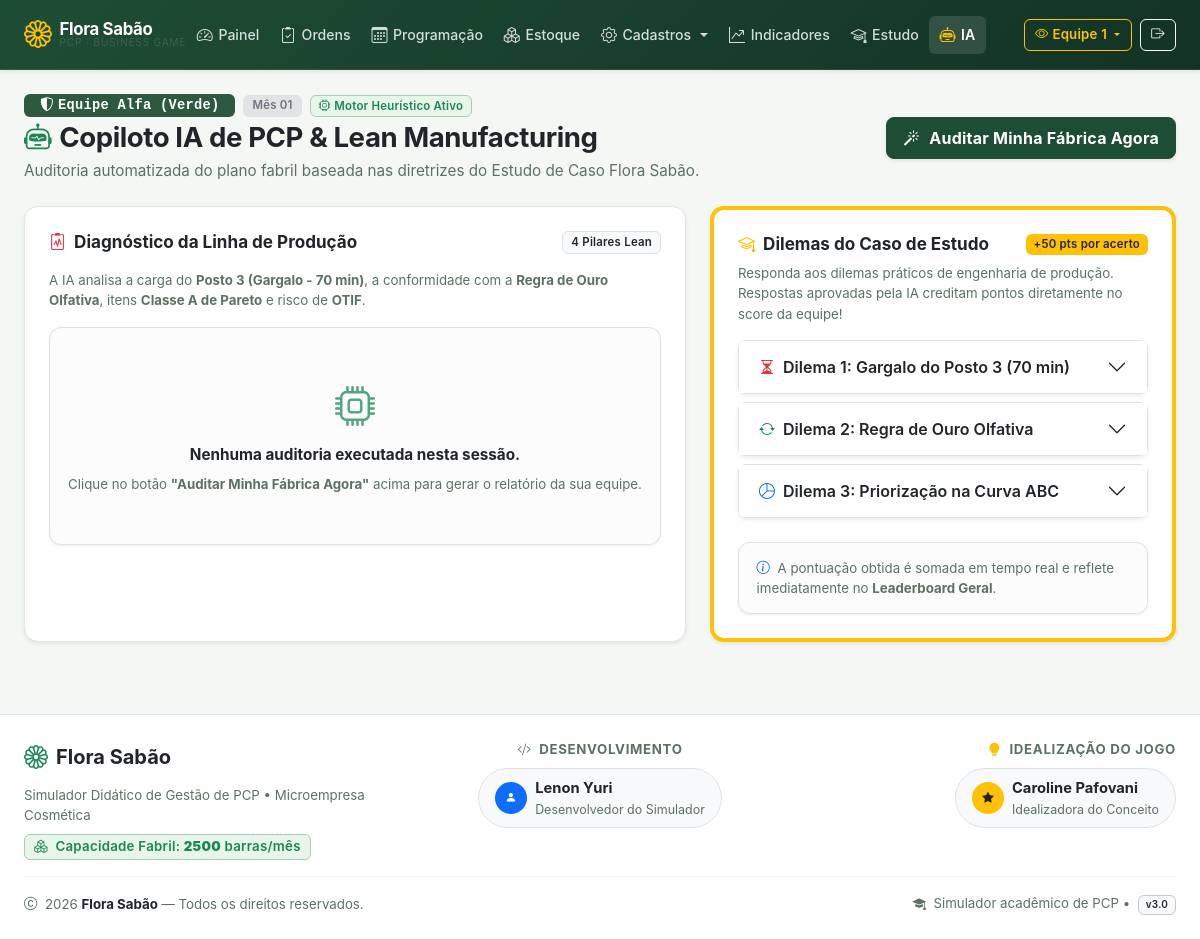
Before: /pages/ia_consultor.php (signed in) with the older database file.
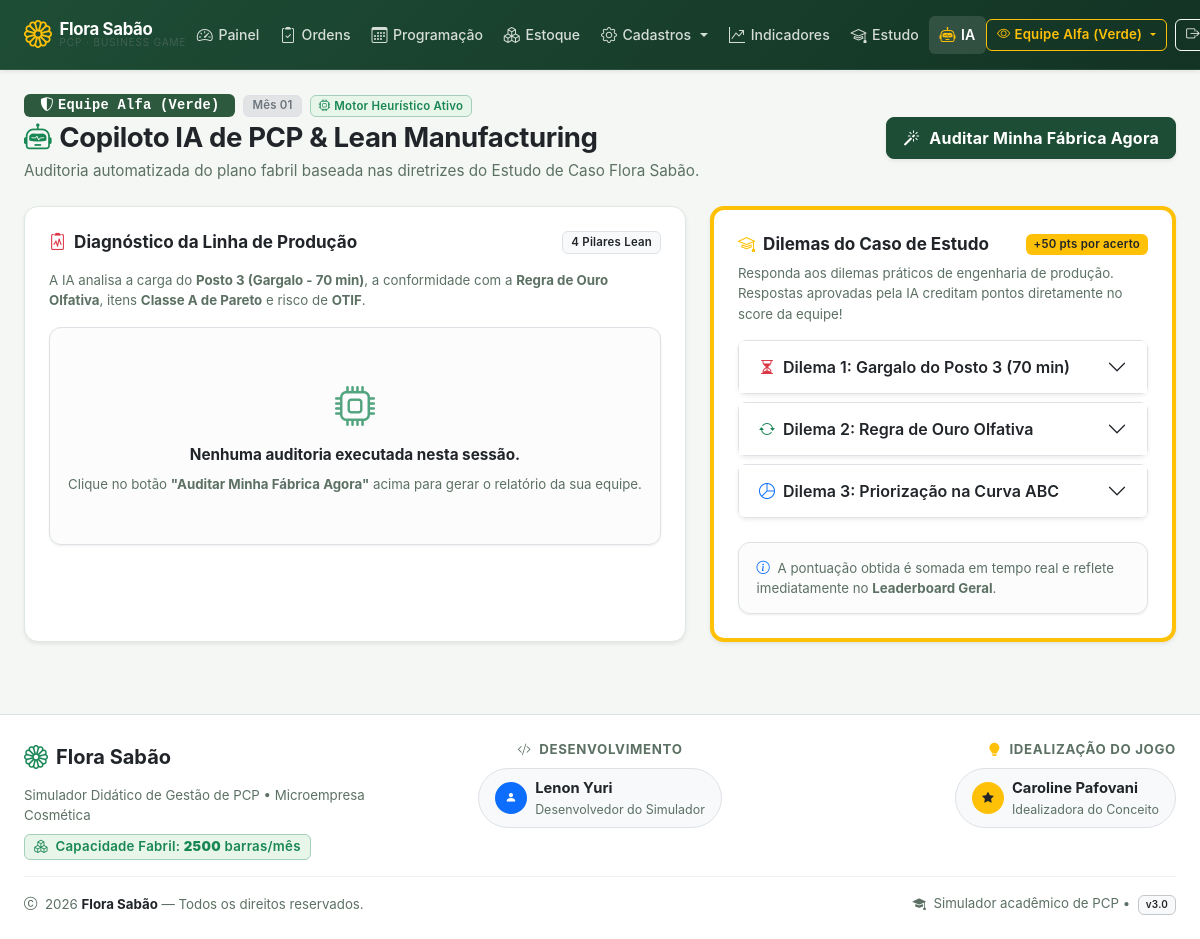
After: the same page with the newer database file.
### tables this page shows
CREATE TABLE `equipes` (
    `id`                  INT AUTO_INCREMENT PRIMARY KEY,
    `jogo_id`             INT NOT NULL,
    `nome`                VARCHAR(60) NOT NULL,
    `codigo_acesso`       VARCHAR(40) NOT NULL UNIQUE,
    `cor_hex`             VARCHAR(10) NOT NULL DEFAULT '#2d5a3f',
    `caixa_disponivel`    DECIMAL(12,2) NOT NULL DEFAULT 15000.00,
    `score_total`         INT NOT NULL DEFAULT 0,
    `tacho_ultimo_aroma`  VARCHAR(10) NOT NULL DEFAULT 'LAV',
    `tacho_higienizado`   TINYINT(1) NOT NULL DEFAULT 1,
    `rodadas_no_vermelho` INT NOT NULL DEFAULT 0,
    `falida`              TINYINT(1) NOT NULL DEFAULT 0,
    `data_falencia`       DATETIME NULL,
    `ativo`               TINYINT(1) NOT NULL DEFAULT 1,
    `created_at`          DATETIME DEFAULT CURRENT_TIMESTAMP,
    FOREIGN KEY (`jogo_id`) REFERENCES `jogos`(`id`) ON DELETE CASCADE,
    UNIQUE KEY `uk_jogo_nome` (`jogo_id`, `nome`)
);

CREATE TABLE `jogo_rodadas` (
    `id`               INT AUTO_INCREMENT PRIMARY KEY,
    `jogo_id`          INT NOT NULL,
    `numero_rodada`    INT NOT NULL DEFAULT 1,
    `mes_ano`          VARCHAR(20) NOT NULL DEFAULT 'Mês 01',
    `status`           ENUM('aberta','processando','encerrada') NOT NULL DEFAULT 'aberta',
    `evento_titulo`    VARCHAR(100) NOT NULL DEFAULT 'Mercado Estavel',
    `evento_descricao` TEXT NULL,
    `fator_demanda`    DECIMAL(4,2) NOT NULL DEFAULT 1.00,
    `created_at`       DATETIME DEFAULT CURRENT_TIMESTAMP,
    FOREIGN KEY (`jogo_id`) REFERENCES `jogos`(`id`) ON DELETE CASCADE
);

CREATE TABLE `jogos` (
    `id`             INT AUTO_INCREMENT PRIMARY KEY,
    `instrutor_id`   INT NOT NULL,
    `pin_jogo`       VARCHAR(15) NOT NULL UNIQUE,
    `nome_turma`     VARCHAR(100) NOT NULL,
    `instituicao`    VARCHAR(100) NULL,
    `qtd_equipes`    INT NOT NULL DEFAULT 6,
    `caixa_inicial`  DECIMAL(12,2) NOT NULL DEFAULT 15000.00,
    `status`         ENUM('ativo','pausado','encerrado') NOT NULL DEFAULT 'ativo',
    `created_at`     DATETIME DEFAULT CURRENT_TIMESTAMP,
    FOREIGN KEY (`instrutor_id`) REFERENCES `usuarios`(`id`) ON DELETE CASCADE
);

### includes/functions.php (called while the page is built, shortened)
<?php
if (!function_exists('estaLogado')) {
    function estaLogado(): bool
    {
        return !empty($_SESSION['usuario_id']);
    }
}
if (!function_exists('isAdmin')) {
    function isAdmin(): bool
    {
        return estaLogado() && ($_SESSION['usuario_perfil'] ?? '') === 'admin';
    }
}
if (!function_exists('getJogoAtivoId')) {
    function getJogoAtivoId(?PDO $pdo = null): int
    {
        if (!empty($_SESSION['jogo_id']) && (int)$_SESSION['jogo_id'] > 0) {
            return (int)$_SESSION['jogo_id'];
        }
        if (isAdmin() && $pdo instanceof PDO) {
            $uid = (int)($_SESSION['usuario_id'] ?? 0);
            $stmt = $pdo->prepare("
                SELECT id FROM jogos
                WHERE instrutor_id = ? AND status = 'ativo'
                ORDER BY id DESC LIMIT 1
            ");
            $stmt->execute([$uid]);
            $meu_jogo = (int)$stmt->fetchColumn();
            if ($meu_jogo > 0) {
                return $meu_jogo;
            }
        }
        return (int)($_SESSION['jogo_id'] ?? 1);
    }
}
if (!function_exists('getEquipeAtivaId')) {
    function getEquipeAtivaId(?PDO $pdo = null): int
    {
        $eq_cache = (int) ($_SESSION['equipe_id_admin_view'] ?? 0);
        return $eq_cache > 0 ? $eq_cache : 1;
    }
}
if (!function_exists('equipesDisponiveis')) {
    function equipesDisponiveis(PDO $pdo, ?int $jogo_id = null): array
    {
        $jid = $jogo_id ?? getJogoAtivoId($pdo);
        if (isAdmin()) {
            $stmt = $pdo->prepare("
                SELECT id, jogo_id, nome, cor_hex, caixa_disponivel, score_total, falida, codigo_acesso
                FROM equipes
                WHERE (ativo = 1 OR falida = 1)
                  AND (jogo_id = ? OR ? = 0)
                ORDER BY falida ASC, score_total DESC, id ASC
            ");
            $stmt->execute([$jid, $jid]);
            return $stmt->fetchAll();
        }
        $eq = getEquipeAtivaId($pdo);
        $stmt = $pdo->prepare("SELECT id, jogo_id, nome, cor_hex, caixa_disponivel, score_total, falida, codigo_acesso FROM equipes WHERE id = ?");
        $stmt->execute([$eq]);
        return $stmt->fetchAll();
    }
}
if (!function_exists('getRodadaAtiva')) {
    function getRodadaAtiva(PDO $pdo, ?int $jogo_id = null): array
    {
        $jid = $jogo_id ?? getJogoAtivoId($pdo);
        $stmt = $pdo->prepare("
            SELECT *
            FROM jogo_rodadas
            WHERE status = 'aberta' AND (jogo_id = ? OR ? = 0)
            ORDER BY numero_rodada DESC, id DESC
            LIMIT 1
        ");
        $stmt->execute([$jid, $jid]);
        $rodada = $stmt->fetch();
        if (!$rodada) {
            $stmt_geral = $pdo->query("
                SELECT * FROM jogo_rodadas
                WHERE status = 'aberta'
                ORDER BY numero_rodada DESC, id DESC
                LIMIT 1
            ");
            $rodada = $stmt_geral->fetch();
        }
        return $rodada;
    }
}

### pages/ia_consultor.php (the view, shortened to what the rows shown need)
<?php
require_once __DIR__ . '/../includes/functions.php';
$equipe_id = getEquipeAtivaId();
$rodada_ativa = getRodadaAtiva($pdo);
$stmt_eq = $pdo->prepare("SELECT id, nome, cor_hex, score_total, caixa_disponivel FROM equipes WHERE id = ?");
$stmt_eq->execute([$equipe_id]);
$equipe_dados = $stmt_eq->fetch() ?: [
    'id' => $equipe_id,
    'nome' => 'Equipe ' . $equipe_id,
    'cor_hex' => '#2d5a3f',
    'score_total' => 0,
    'caixa_disponivel' => 15000.00
];
require_once __DIR__ . '/../includes/header.php';
require_once __DIR__ . '/../includes/navbar.php';
?>
<div class="container-fluid px-4 pb-4">
    <div class="d-flex flex-column flex-md-row justify-content-between align-items-md-center gap-3 mb-4">
        <div>
            <div class="d-flex align-items-center gap-2 mb-1">
                <span class="badge text-white px-3 py-1 font-monospace" style="background-color: <?= htmlspecialchars($equipe_dados['cor_hex']) ?>;">
                    <i class="bi bi-shield-shaded me-1"></i><?= htmlspecialchars($equipe_dados['nome']) ?>
                </span>
                <span class="badge bg-secondary-subtle text-secondary border px-2 py-1">
                    <?= htmlspecialchars($rodada_ativa['mes_ano'] ?? 'Mês 01') ?>
                </span>
                <span class="badge bg-success-subtle text-success border border-success-subtle px-2 py-1">
                    <i class="bi bi-cpu me-1"></i>Motor Heurístico Ativo
                </span>
            </div>
            <h2 class="fw-bold mb-1 text-dark">
                <i class="bi bi-robot text-success me-2"></i>Copiloto IA de PCP & Lean Manufacturing
            </h2>
        </div>
    </div>
    <div class="row g-4">
        <div class="col-12 col-lg-5">
            <div class="card card-custom bg-white p-4 h-100 shadow-sm border-start border-4 border-warning">
                <div class="accordion" id="accordionDilemas">
                    <div class="accordion-item border rounded-3 mb-2 shadow-sm">
                        <h2 class="accordion-header">
                            <button class="accordion-button collapsed fw-semibold" type="button" data-bs-toggle="collapse" data-bs-target="#dil1">
                                <i class="bi bi-hourglass-split text-danger me-2"></i>Dilema 1: Gargalo do Posto 3 (70 min)
                            </button>
                        </h2>
                    </div>
                    <div class="accordion-item border rounded-3 mb-2 shadow-sm">
                        <h2 class="accordion-header">
                            <button class="accordion-button collapsed fw-semibold" type="button" data-bs-toggle="collapse" data-bs-target="#dil2">
                                <i class="bi bi-arrow-repeat text-success me-2"></i>Dilema 2: Regra de Ouro Olfativa
                            </button>
                        </h2>
                    </div>
                    <div class="accordion-item border rounded-3 mb-2 shadow-sm">
                        <h2 class="accordion-header">
                            <button class="accordion-button collapsed fw-semibold" type="button" data-bs-toggle="collapse" data-bs-target="#dil3">
                                <i class="bi bi-pie-chart text-primary me-2"></i>Dilema 3: Priorização na Curva ABC
                            </button>
                        </h2>
                    </div>
                </div>
            </div>
        </div>
    </div>
</div>
<?php require_once __DIR__ . '/../includes/footer.php'; ?>

### includes/navbar.php (shortened to what the rows shown need)
<?php
$is_admin_nav     = (($_SESSION['usuario_perfil'] ?? '') === 'admin');
$equipe_ativa_id  = function_exists('getEquipeAtivaId') ? getEquipeAtivaId() : 1;
$eqs_nav = [];
if ($is_admin_nav && isset($pdo) && function_exists('equipesDisponiveis')) {
    try {
        $eqs_nav = equipesDisponiveis($pdo);
    } catch (Throwable $e) {
        $eqs_nav = [];
    }
}
$equipe_nome_atual = 'Equipe ' . $equipe_ativa_id;
foreach ($eqs_nav as $eqn) {
    if ((int) $eqn['id'] === $equipe_ativa_id) {
        $equipe_nome_atual = (string) $eqn['nome'];
        break;
    }
}
?>
<nav class="navbar navbar-expand-lg navbar-dark navbar-flora shadow-sm mb-4 sticky-top">
    <div class="container-fluid px-3 px-lg-4">
        <div class="collapse navbar-collapse" id="navFlora">
            <div class="d-none d-lg-flex align-items-center gap-2 mt-2 mt-lg-0">
                <?php if (isset($_SESSION['usuario_nome'])): ?>
                    <?php if ($is_admin_nav): ?>
                        <div class="dropdown">
                            <button class="btn btn-sm btn-outline-warning dropdown-toggle fw-semibold d-flex align-items-center gap-1"
                                    type="button" data-bs-toggle="dropdown">
                                <i class="bi bi-eye"></i>
                                <span class="text-truncate" style="max-width: 180px;">
                                    <?= htmlspecialchars($equipe_nome_atual) ?>
                                </span>
                            </button>
                        </div>
                    <?php else: ?>
                        <span class="badge bg-light text-success fw-semibold py-2 px-3 border shadow-sm">
                            <i class="bi bi-shield-shaded me-1"></i> <?= htmlspecialchars($_SESSION['usuario_nome']) ?>
                        </span>
                    <?php endif; ?>
                <?php endif; ?>
            </div>
        </div>
    </div>
</nav>

Changed rows visible on the page:
no longer on this page (row edited): jogo_rodadas: mes_ano "Mês 01"
changed equipes "Equipe Alfa (Verde)": nome (not shown) → "Equipe Alfa (Verde)"
added jogos: id.mes_ano "Mês 01"
Other visible differences:
$equipe_nome_atual: "Equipe 1" → (not shown)
